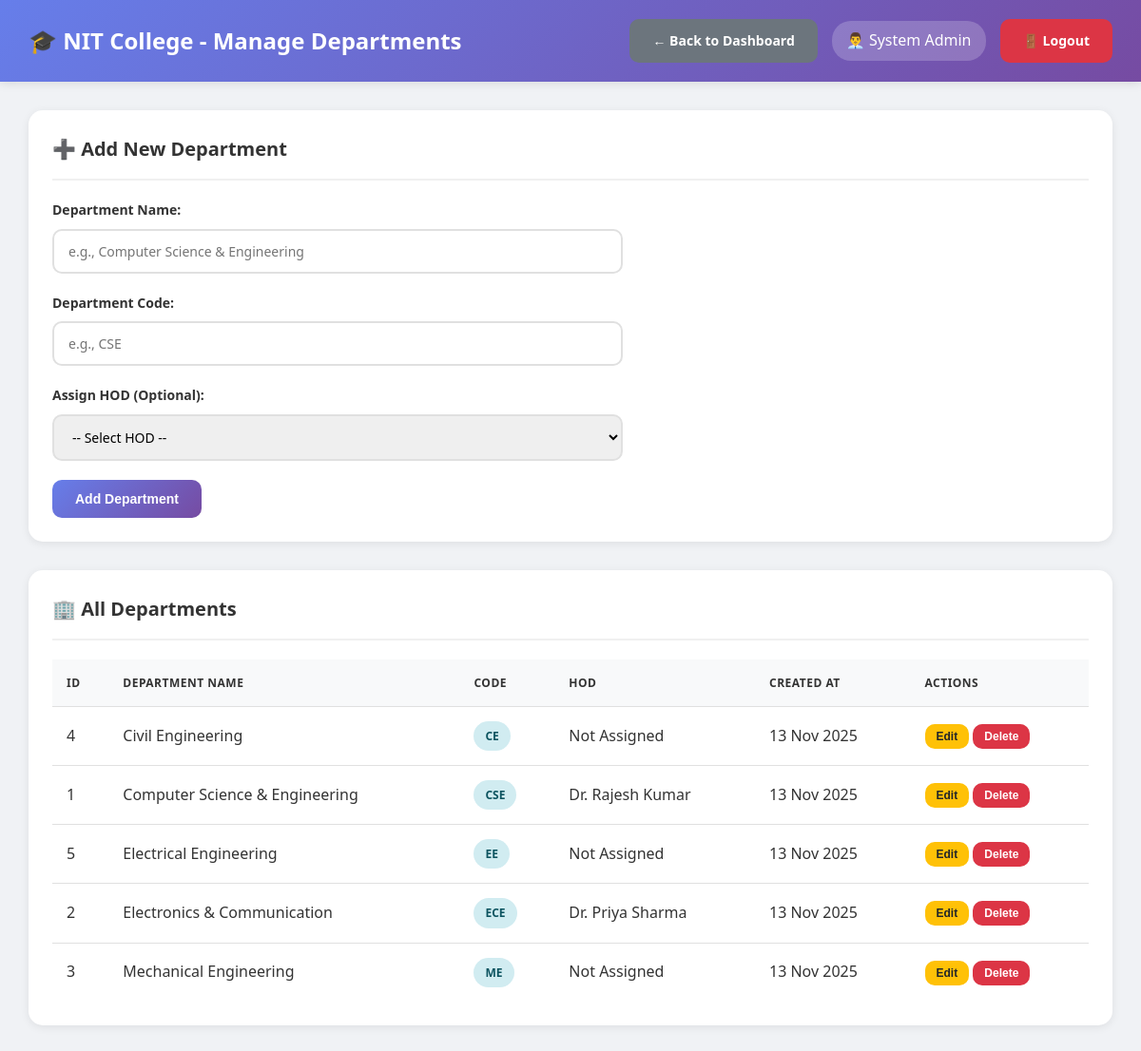
Page /nit_atttendance_system/admin/manage_departments.php (signed in) on the committed database.
### tables this page shows
CREATE TABLE users (
    id INT AUTO_INCREMENT PRIMARY KEY,
    username VARCHAR(50) UNIQUE NOT NULL,
    password VARCHAR(255) NOT NULL,
    full_name VARCHAR(100) NOT NULL,
    email VARCHAR(100) UNIQUE NOT NULL,
    phone VARCHAR(15),
    role ENUM('admin', 'hod', 'teacher') NOT NULL,
    department_id INT DEFAULT NULL,
    is_active TINYINT(1) DEFAULT 1,
    created_at TIMESTAMP DEFAULT CURRENT_TIMESTAMP,
    FOREIGN KEY (department_id) REFERENCES departments(id) ON DELETE SET NULL
);

CREATE TABLE departments (
    id INT AUTO_INCREMENT PRIMARY KEY,
    dept_name VARCHAR(100) NOT NULL,
    dept_code VARCHAR(20) UNIQUE NOT NULL,
    hod_id INT DEFAULT NULL,
    created_at TIMESTAMP DEFAULT CURRENT_TIMESTAMP
);

### nit_atttendance_system/db.php (called while the page is built, shortened)
<?php
$conn = new mysqli(DB_HOST, DB_USER, DB_PASS, DB_NAME);
$conn->set_charset("utf8mb4");
$conn->query("SET time_zone = '+05:30'");
function isLoggedIn() {
    return isset($_SESSION['user_id']) && isset($_SESSION['role']);
}
function getCurrentUser() {
    global $conn;
    $user_id = $_SESSION['user_id'];
    $role = $_SESSION['role'];
    if ($role === 'student') {
        $query = "SELECT * FROM students WHERE id = ?";
    } elseif ($role === 'parent') {
        $query = "SELECT * FROM parents WHERE id = ?";
    } else {
        $query = "SELECT * FROM users WHERE id = ?";
    }
    $stmt = $conn->prepare($query);
    $stmt->bind_param("i", $user_id);
    $stmt->execute();
    $result = $stmt->get_result();
    return $result->fetch_assoc();
}
?>

### nit_atttendance_system/admin/manage_departments.php (the view, shortened to what this page needs)
<?php
require_once '../db.php';
$user = getCurrentUser();
$departments_query = "SELECT d.*, u.full_name as hod_name
                     FROM departments d
                     LEFT JOIN users u ON d.hod_id = u.id
                     ORDER BY d.dept_name";
$departments = $conn->query($departments_query);
?>
<!DOCTYPE html>
<html lang="en">
<head>
    <link rel="stylesheet" href="../assets/style.css">
</head>
<body class="dashboard-container">
    <nav class="navbar">
        <div>
            <h1>🎓 NIT College - Manage Departments</h1>
        </div>
        <div class="user-info">
            <a href="index.php" class="btn btn-secondary">← Back to Dashboard</a>
            <span>👨‍💼 <?php echo htmlspecialchars($user['full_name']); ?></span>
            <a href="../logout.php" class="btn btn-danger">🚪 Logout</a>
        </div>
    </nav>
    <div class="main-content">
        <div class="table-container" style="margin-bottom: 30px;">
            <h3>➕ Add New Department</h3>
            <form method="POST" style="max-width: 600px;">
                <div class="form-group">
                    <label>Department Name:</label>
                    <input type="text" name="dept_name" required placeholder="e.g., Computer Science & Engineering">
                </div>
                <div class="form-group">
                    <label>Department Code:</label>
                    <input type="text" name="dept_code" required placeholder="e.g., CSE">
                </div>
                <div class="form-group">
                    <label>Assign HOD (Optional):</label>
                    <select name="hod_id">
                        <option value="">-- Select HOD --</option>
                    </select>
                </div>
                <button type="submit" name="add_department" class="btn btn-primary">Add Department</button>
            </form>
        </div>
        <div class="table-container">
            <h3>🏢 All Departments</h3>
            <table>
                <thead>
                    <tr>
                        <th>ID</th>
                        <th>Department Name</th>
                        <th>Code</th>
                        <th>HOD</th>
                        <th>Created At</th>
                        <th>Actions</th>
                    </tr>
                </thead>
                <tbody>
                    <?php while ($dept = $departments->fetch_assoc()): ?>
                    <tr>
                        <td><?php echo $dept['id']; ?></td>
                        <td><?php echo htmlspecialchars($dept['dept_name']); ?></td>
                        <td><span class="badge badge-info"><?php echo htmlspecialchars($dept['dept_code']); ?></span></td>
                        <td><?php echo $dept['hod_name'] ? htmlspecialchars($dept['hod_name']) : 'Not Assigned'; ?></td>
                        <td><?php echo date('d M Y', strtotime($dept['created_at'])); ?></td>
                        <td>
                            <button onclick="editDepartment(<?php echo htmlspecialchars(json_encode($dept)); ?>)"
                                    class="btn btn-warning btn-sm">Edit</button>
                            <form method="POST" style="display:inline;"
                                  onsubmit="return confirm('Delete this department?');">
                                <button type="submit" name="delete_department" class="btn btn-danger btn-sm">Delete</button>
                            </form>
                        </td>
                    </tr>
                    <?php endwhile; ?>
                </tbody>
            </table>
        </div>
    </div>
</body>
</html>

### nit_atttendance_system/assets/style.css (style rules this page uses)
* { margin: 0; padding: 0; box-sizing: border-box; }
body { font-family: 'Segoe UI', Tahoma, Geneva, Verdana, sans-serif; background: #f0f2f5; color: #333; line-height: 1.6; }
.form-group { margin-bottom: 20px; }
.form-group label { display: block; margin-bottom: 8px; color: #333; font-weight: 600; font-size: 14px; }
.form-group input, .form-group select, .form-group textarea { width: 100%; padding: 12px 15px; border: 2px solid #e0e0e0; border-radius: 10px; font-size: 14px; transition: all 0.3s ease; font-family: inherit; }
.btn { padding: 12px 24px; border: none; border-radius: 10px; font-size: 14px; font-weight: 600; cursor: pointer; transition: all 0.3s ease; text-decoration: none; display: inline-block; text-align: center; }
.btn-primary { background: linear-gradient(135deg, #667eea 0%, #764ba2 100%); color: white; }
.btn-danger { background: #dc3545; color: white; }
.btn-warning { background: #ffc107; color: #212529; }
.btn-secondary { background: #6c757d; color: white; }
.btn-sm { padding: 6px 12px; font-size: 12px; }
.dashboard-container { background: #f0f2f5; min-height: 100vh; }
.navbar { background: linear-gradient(135deg, #667eea 0%, #764ba2 100%); color: white; padding: 20px 30px; display: flex; justify-content: space-between; align-items: center; box-shadow: 0 2px 10px rgba(0, 0, 0, 0.1); position: sticky; top: 0; z-index: 100; }
.navbar h1 { font-size: 24px; font-weight: 600; }
.navbar .user-info { display: flex; align-items: center; gap: 15px; }
.navbar .user-info span { background: rgba(255, 255, 255, 0.2); padding: 8px 15px; border-radius: 20px; }
.main-content { padding: 30px; max-width: 1400px; margin: 0 auto; }
.main-content h3 { margin-bottom: 20px; color: #333; font-size: 20px; }
.table-container { background: white; border-radius: 15px; padding: 25px; box-shadow: 0 2px 10px rgba(0, 0, 0, 0.08); overflow-x: auto; margin-bottom: 30px; }
.table-container h3 { margin-bottom: 20px; color: #333; font-size: 20px; padding-bottom: 15px; border-bottom: 2px solid #f0f0f0; }
table { width: 100%; border-collapse: collapse; }
table thead { background: #f8f9fa; }
table th, table td { padding: 15px; text-align: left; border-bottom: 1px solid #e0e0e0; }
table th { font-weight: 600; color: #333; text-transform: uppercase; font-size: 12px; letter-spacing: 0.5px; }
table tr:last-child td { border-bottom: none; }
.badge { padding: 6px 12px; border-radius: 20px; font-size: 12px; font-weight: 600; display: inline-block; }
.badge-info { background: #d1ecf1; color: #0c5460; }

### rows in the picture
users: full_name "System Admin"
departments: id "4", dept_name "Civil Engineering", dept_code "CE", shows "Not Assigned", created_at "13 Nov 2025"
users: department "1", department.dept_name "Computer Science & Engineering", department.dept_code "CSE", full_name "Dr. Rajesh Kumar", department.created_at "13 Nov 2025"
departments: id "5", dept_name "Electrical Engineering", dept_code "EE", shows "Not Assigned", created_at "13 Nov 2025"
users: department "2", department.dept_name "Electronics & Communication", department.dept_code "ECE", full_name "Dr. Priya Sharma", department.created_at "13 Nov 2025"
departments: id "3", dept_name "Mechanical Engineering", dept_code "ME", shows "Not Assigned", created_at "13 Nov 2025"
